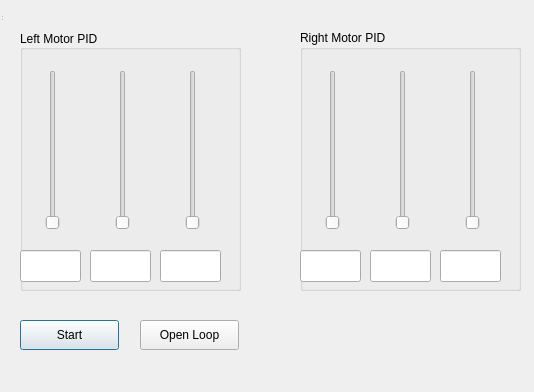
<?xml version="1.0" encoding="UTF-8"?>
<ui version="4.0">
 <class>ControlsDialog</class>
 <widget class="QDialog" name="ControlsDialog">
  <property name="geometry">
   <rect>
    <x>0</x>
    <y>0</y>
    <width>534</width>
    <height>392</height>
   </rect>
  </property>
  <property name="windowTitle">
   <string>Controls Dialog</string>
  </property>
  <widget class="QWidget" name="centralWidget">
   <widget class="QPushButton" name="buttonStart">
    <property name="geometry">
     <rect>
      <x>20</x>
      <y>320</y>
      <width>99</width>
      <height>30</height>
     </rect>
    </property>
    <property name="text">
     <string>Start</string>
    </property>
   </widget>
   <widget class="QGroupBox" name="LeftMotorPID">
    <property name="geometry">
     <rect>
      <x>20</x>
      <y>30</y>
      <width>221</width>
      <height>261</height>
     </rect>
    </property>
    <property name="title">
     <string>Left Motor PID</string>
    </property>
    <property name="alignment">
     <set>Qt::AlignLeading|Qt::AlignLeft|Qt::AlignVCenter</set>
    </property>
    <widget class="QLineEdit" name="LDedit">
     <property name="geometry">
      <rect>
       <x>140</x>
       <y>220</y>
       <width>61</width>
       <height>32</height>
      </rect>
     </property>
     <property name="alignment">
      <set>Qt::AlignRight|Qt::AlignTop|Qt::AlignTrailing</set>
     </property>
     <property name="readOnly">
      <bool>true</bool>
     </property>
    </widget>
    <widget class="QSlider" name="LIslider">
     <property name="geometry">
      <rect>
       <x>90</x>
       <y>40</y>
       <width>26</width>
       <height>160</height>
      </rect>
     </property>
     <property name="orientation">
      <enum>Qt::Vertical</enum>
     </property>
    </widget>
    <widget class="QSlider" name="LPslider">
     <property name="geometry">
      <rect>
       <x>20</x>
       <y>40</y>
       <width>26</width>
       <height>160</height>
      </rect>
     </property>
     <property name="orientation">
      <enum>Qt::Vertical</enum>
     </property>
    </widget>
    <widget class="QSlider" name="LDslider">
     <property name="geometry">
      <rect>
       <x>160</x>
       <y>40</y>
       <width>26</width>
       <height>160</height>
      </rect>
     </property>
     <property name="orientation">
      <enum>Qt::Vertical</enum>
     </property>
    </widget>
    <widget class="QLineEdit" name="LIedit">
     <property name="geometry">
      <rect>
       <x>70</x>
       <y>220</y>
       <width>61</width>
       <height>32</height>
      </rect>
     </property>
     <property name="alignment">
      <set>Qt::AlignRight|Qt::AlignTop|Qt::AlignTrailing</set>
     </property>
     <property name="readOnly">
      <bool>true</bool>
     </property>
    </widget>
    <widget class="QLineEdit" name="LPedit">
     <property name="geometry">
      <rect>
       <x>0</x>
       <y>220</y>
       <width>61</width>
       <height>32</height>
      </rect>
     </property>
     <property name="alignment">
      <set>Qt::AlignRight|Qt::AlignTop|Qt::AlignTrailing</set>
     </property>
     <property name="readOnly">
      <bool>true</bool>
     </property>
    </widget>
   </widget>
   <widget class="QGroupBox" name="RightMotor">
    <property name="geometry">
     <rect>
      <x>300</x>
      <y>30</y>
      <width>221</width>
      <height>261</height>
     </rect>
    </property>
    <property name="title">
     <string>Right Motor PID</string>
    </property>
    <widget class="QLineEdit" name="RIedit">
     <property name="geometry">
      <rect>
       <x>70</x>
       <y>220</y>
       <width>61</width>
       <height>32</height>
      </rect>
     </property>
     <property name="alignment">
      <set>Qt::AlignRight|Qt::AlignTop|Qt::AlignTrailing</set>
     </property>
     <property name="readOnly">
      <bool>true</bool>
     </property>
    </widget>
    <widget class="QLineEdit" name="RPedit">
     <property name="geometry">
      <rect>
       <x>0</x>
       <y>220</y>
       <width>61</width>
       <height>32</height>
      </rect>
     </property>
     <property name="alignment">
      <set>Qt::AlignRight|Qt::AlignTop|Qt::AlignTrailing</set>
     </property>
     <property name="readOnly">
      <bool>true</bool>
     </property>
    </widget>
    <widget class="QSlider" name="RPslider">
     <property name="geometry">
      <rect>
       <x>20</x>
       <y>40</y>
       <width>26</width>
       <height>160</height>
      </rect>
     </property>
     <property name="orientation">
      <enum>Qt::Vertical</enum>
     </property>
    </widget>
    <widget class="QLineEdit" name="RDedit">
     <property name="geometry">
      <rect>
       <x>140</x>
       <y>220</y>
       <width>61</width>
       <height>32</height>
      </rect>
     </property>
     <property name="alignment">
      <set>Qt::AlignRight|Qt::AlignTop|Qt::AlignTrailing</set>
     </property>
     <property name="readOnly">
      <bool>true</bool>
     </property>
    </widget>
    <widget class="QSlider" name="RIslider">
     <property name="geometry">
      <rect>
       <x>90</x>
       <y>40</y>
       <width>26</width>
       <height>160</height>
      </rect>
     </property>
     <property name="orientation">
      <enum>Qt::Vertical</enum>
     </property>
    </widget>
    <widget class="QSlider" name="RDslider">
     <property name="geometry">
      <rect>
       <x>160</x>
       <y>40</y>
       <width>26</width>
       <height>160</height>
      </rect>
     </property>
     <property name="orientation">
      <enum>Qt::Vertical</enum>
     </property>
    </widget>
   </widget>
   <widget class="QPushButton" name="buttonOpenLoop">
    <property name="geometry">
     <rect>
      <x>140</x>
      <y>320</y>
      <width>99</width>
      <height>30</height>
     </rect>
    </property>
    <property name="text">
     <string>Open Loop</string>
    </property>
   </widget>
   <zorder>LeftMotorPID</zorder>
   <zorder>buttonStart</zorder>
   <zorder>RightMotor</zorder>
   <zorder>buttonOpenLoop</zorder>
  </widget>
  <widget class="QStatusBar" name="statusBar"/>
 </widget>
 <layoutdefault spacing="6" margin="11"/>
 <resources/>
 <connections/>
</ui>
